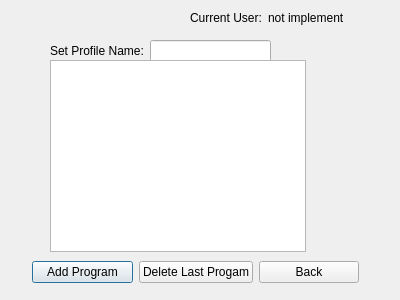
<?xml version="1.0" encoding="UTF-8"?>
<ui version="4.0">
 <class>CreateProfile</class>
 <widget class="QDialog" name="CreateProfile">
  <property name="geometry">
   <rect>
    <x>0</x>
    <y>0</y>
    <width>400</width>
    <height>300</height>
   </rect>
  </property>
  <property name="windowTitle">
   <string>Dialog</string>
  </property>
  <widget class="QWidget" name="layoutWidget_3">
   <property name="geometry">
    <rect>
     <x>32</x>
     <y>260</y>
     <width>327</width>
     <height>25</height>
    </rect>
   </property>
   <layout class="QHBoxLayout" name="horizontalLayout_3">
    <item>
     <widget class="QPushButton" name="addProgram">
      <property name="text">
       <string>Add Program</string>
      </property>
     </widget>
    </item>
    <item>
     <widget class="QPushButton" name="deleteProgram">
      <property name="text">
       <string>Delete Last Progam</string>
      </property>
     </widget>
    </item>
    <item>
     <widget class="QPushButton" name="backButton">
      <property name="text">
       <string>Back</string>
      </property>
     </widget>
    </item>
   </layout>
  </widget>
  <widget class="QWidget" name="layoutWidget_2">
   <property name="geometry">
    <rect>
     <x>50</x>
     <y>40</y>
     <width>221</width>
     <height>22</height>
    </rect>
   </property>
   <layout class="QHBoxLayout" name="horizontalLayout_2">
    <item>
     <widget class="QLabel" name="profileNameLabel">
      <property name="text">
       <string>Set Profile Name:</string>
      </property>
     </widget>
    </item>
    <item>
     <widget class="QLineEdit" name="profileNameLineEdit"/>
    </item>
   </layout>
  </widget>
  <widget class="QWidget" name="layoutWidget">
   <property name="geometry">
    <rect>
     <x>190</x>
     <y>10</y>
     <width>153</width>
     <height>15</height>
    </rect>
   </property>
   <layout class="QHBoxLayout" name="horizontalLayout">
    <item>
     <widget class="QLabel" name="currentUserLabel">
      <property name="text">
       <string>Current User:</string>
      </property>
     </widget>
    </item>
    <item>
     <widget class="QLabel" name="showUsernameLabel">
      <property name="text">
       <string>not implemented</string>
      </property>
     </widget>
    </item>
   </layout>
  </widget>
  <widget class="QListWidget" name="listWidget">
   <property name="geometry">
    <rect>
     <x>50</x>
     <y>60</y>
     <width>256</width>
     <height>192</height>
    </rect>
   </property>
  </widget>
 </widget>
 <resources/>
 <connections/>
</ui>
